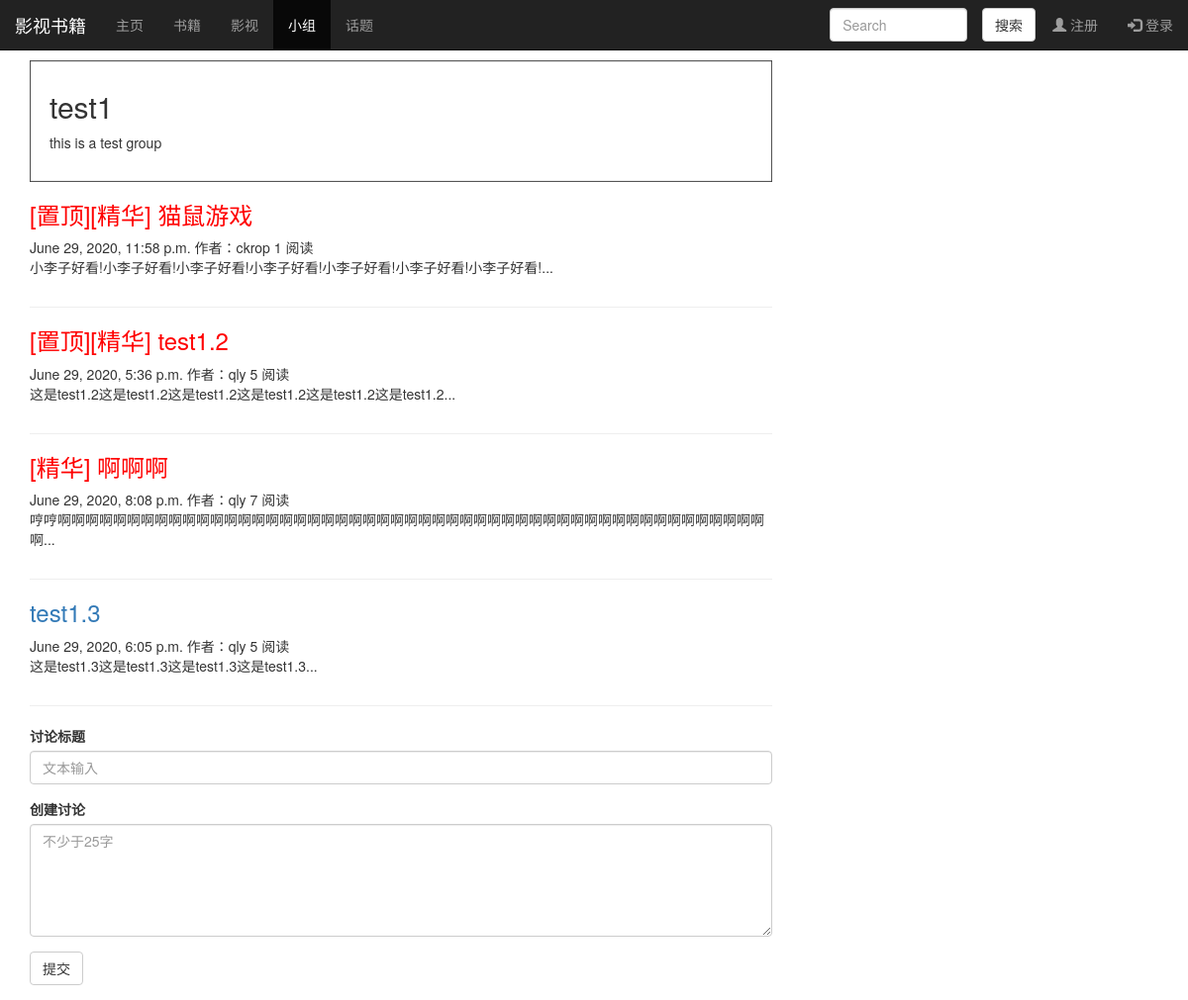
The app's page /group/groups/1 with its own data.
### group_func/models.py (models this page shows, shortened)
class Group(models.Model):
    name = models.CharField(max_length=100, unique=True)
    created_time = models.DateTimeField('创建时间', default=timezone.now)
    members = models.ManyToManyField(User, through='MemberShip')
    views = models.PositiveIntegerField(default=0, blank=True, null=True)
    description = models.TextField(default="")
    class Meta:
        verbose_name = '小组'
        verbose_name_plural = verbose_name

class GroupPost(models.Model):
    title = models.CharField('标题', max_length=70)
    body = models.TextField(validators=[MinLengthValidator(25)])
    created_time = models.DateTimeField('创建时间', default=timezone.now)
    modified_time = models.DateTimeField('修改时间')
    excerpt = models.CharField(max_length=200, blank=True)
    author = models.ForeignKey(User, verbose_name='作者', null=True, on_delete=models.CASCADE, )
    views = models.PositiveIntegerField(default=0, blank=True, null=True)
    group = models.ForeignKey(Group, verbose_name='小组名', related_name='grouptalk', on_delete=models.CASCADE)
    top = models.BooleanField(default=False)
    top_time = models.DateTimeField('置顶时间', default=timezone.now)
    im = models.BooleanField(default=False)
    class Meta:
        verbose_name = '小组讨论'
        verbose_name_plural = verbose_name
        ordering = ['-created_time']
        default_permissions = ()
        permissions = (
            ("grouppost_delete", "讨论删除权限"),)

### group_func/views.py (the view)
# urls.py: path('groups/<int:pk>', views.GroupPostView, name='group_detail'),
def GroupPostView(request, pk):
    c = Group.objects.get(id=pk)
    context = {'group': c,
               'group_post': GroupPost.objects.filter(group=c).order_by('-top_time', 'created_time'),
               'id': pk}
    return render(request, 'group_detail.html', context)

### group_func/templates/group_detail.html (shortened to what this page needs)
{% extends 'group_base.html' %}
{% load guardian_tags %}
{% block content %}
    <div style="box-shadow: inset 1px -1px 1px #444, inset -1px 1px 1px #444; padding: 20px; margin-top: 20px; padding-top: 10px">
    <h2>{{ group.name }}</h2>
    <p>{{ group.description }}</p>
    </div>
    {% for group in group_post.all %}
{% if group.top %}
<article class="post post-1">
    <header class="entry-header">
        {% if group.im %}
        <h3 class="entry-title">
            <a href="{% url 'group_func:group_detailmore' group.id %}"><span style="color:red">[置顶][精华] {{ group.title }}</span></a>
        </h3>
        {% endif %}
        <div class="entry-meta">
            <span class="group-created_time">{{ group.created_time }}</span>
            <span class="group-author">作者：{{group.author}}</span>
            <span class="views-count">{{ group.views }} 阅读</span>
        </div>
    </header>
    <div class="entry-content clearfix">
        <p>{{ group.excerpt }}...</p>
    </div>
</article>
    <hr>
{% endif %}
{% endfor %}
{% for group_p in group_post %}
{% if not group_p.top %}
<article class="post post-1" >
    <header class="entry-header" >
        {% if group_p.im %}
        <h3 class="entry-title">
            <a href="{% url 'group_func:group_detailmore' group_p.id %}"><span style="color:red">[精华] {{ group_p.title }}</span></a>
        </h3>
        {% endif %}
        {% if not group_p.im %}
        <h3 class="entry-title">
            <a href="{% url 'group_func:group_detailmore' group_p.id %}"><span>{{ group_p.title }}</span></a>
        </h3>
        {% endif %}
        <div class="entry-meta">
            <span class="post-date"><time class="entry-date"
                        datetime="{{ group_p.created_time}}">{{ group_p.created_time}}</time></span>
            <span class="group-author">作者：{{group_p.author}}</span>
            <span class="views-count">{{ group_p.views }} 阅读</span>
        </div>
    </header>
    <div class="entry-content clearfix">
        <p>{{ group_p.excerpt }}...</p>
    </div>
</article>
    <hr>
{% endif %}
{% empty %}
<div class="no-post">暂时还没有发表讨论！</div>
{% endfor %}
    <div>
                <form role="form" method="post" action="{% url 'group_func:add' id %}">
                        <div class="form-group" >
                            <label for="name">讨论标题</label>
                            <input type="text" class="form-control" placeholder="文本输入"  name = "title">
                        </div>
                        <div class="form-group" >
                            <label for="name">创建讨论</label>
                            <textarea class="form-control" cols="50" rows="5" placeholder="不少于25字"  name="body"></textarea>
                        </div>
                        <div class="form-group">
                            <button type="submit" class="btn btn-default">提交</button>
                        </div>
                </form>
            </div>
{% endblock %}

### records on screen
Group: name "test1", description "this is a test group"
GroupPost: title "猫鼠游戏", created_time "June 29, 2020, 11:58 p.m.", author "ckrop", views "1", excerpt "小李子好看!小李子好看!小李子好看!小李子好看!小李子好看!小李子好看!小李子好看!"
GroupPost: title "test1.2", created_time "June 29, 2020, 5:36 p.m.", author "qly", views "5", excerpt "这是test1.2这是test1.2这是test1.2这是test1.2这是test1.2这是test1.2"
GroupPost: title "啊啊啊", created_time "June 29, 2020, 8:08 p.m.", author "qly", views "7", excerpt "哼哼啊啊啊啊啊啊啊啊啊啊啊啊啊啊啊啊啊啊啊啊啊啊啊啊啊啊啊啊啊啊啊啊啊啊啊啊啊啊啊啊啊啊啊啊啊啊啊啊啊啊啊啊"
GroupPost: title "test1.3", created_time "June 29, 2020, 6:05 p.m.", author "qly", views "5", excerpt "这是test1.3这是test1.3这是test1.3这是test1.3"
